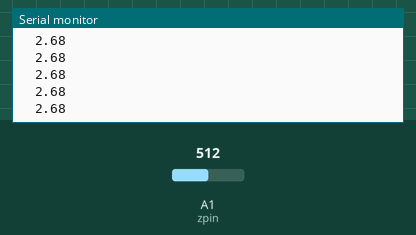
The sketch below on a simulated Arduino Uno, built with avr-gcc and run on an emulated ATmega328P. On the bench: the last lines printed to the serial monitor. The inputs (shaded band) are chosen by the test bench; at power-on: A1 (zpin) = 512.

Above: at 1.2 s.
1.3 s: A1 (zpin) set to 716
At 1.31 s:
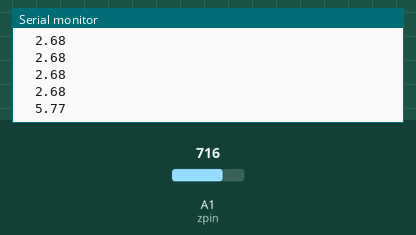
2.8 s: A1 (zpin) set to 900
At 2.82 s:
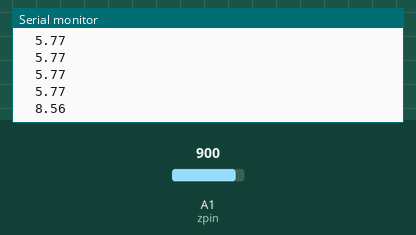
Timing chart, 0 to 5.8 s (numbered marks = the images above; inputs shaded):
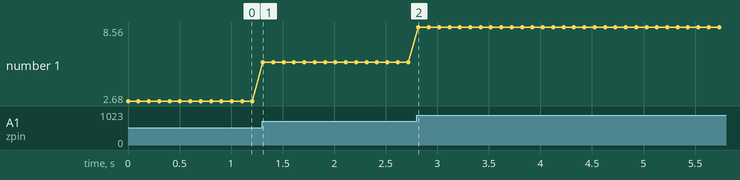

Measured:
- after the input at 1.3 s, the serial monitor: prints a new line at once (image 1)
- after the input at 2.8 s, the serial monitor: prints a new line at once (image 2)
- plotted number 1: 2.68 → 5.77 after the input at 1.3 s, 5.77 → 8.56 after the input at 2.8 s

The sketch:

final_accelerometer_plotter.ino
```cpp
/*
int xpin = A3;
int ypin = A2;
*/
int zpin = A1;
/*
int xval;
int yval;
*/
int zval;

void setup() {
  // put your setup code here, to run once:
  Serial.begin(9600);
}

void loop() {
  // put your main code here, to run repeatedly:
  /*
  xval = analogRead(xpin);                              //reads values from x-pin & measures acceleration in X direction
  int x = map(xval, 264, 395, -100, 100);               //maps the extreme ends analog values from -100 to 100 for our understanding
  float xg = (float)x/(-100.00);                          //converts the mapped value into acceleration in terms of "g"
  Serial.print(xg);                                       //prints value of acceleration in X direction
  //Serial.print("g   ");                                   //prints "g"

  yval = analogRead(ypin);
  int y = map(yval, 265, 399, -100, 100);
  float yg = (float)y/(-100.00);
  Serial.print("\t");
  Serial.print(yg);
  //Serial.print("g   ");
  */
  zval = analogRead(zpin);
  int z = map(zval, 269, 401, -100, 100);
  float zg = (float)z/(100.00);
  Serial.print("\t");
  Serial.println(zg);
  //Serial.println("g   ");
  delay(100);
}
```
